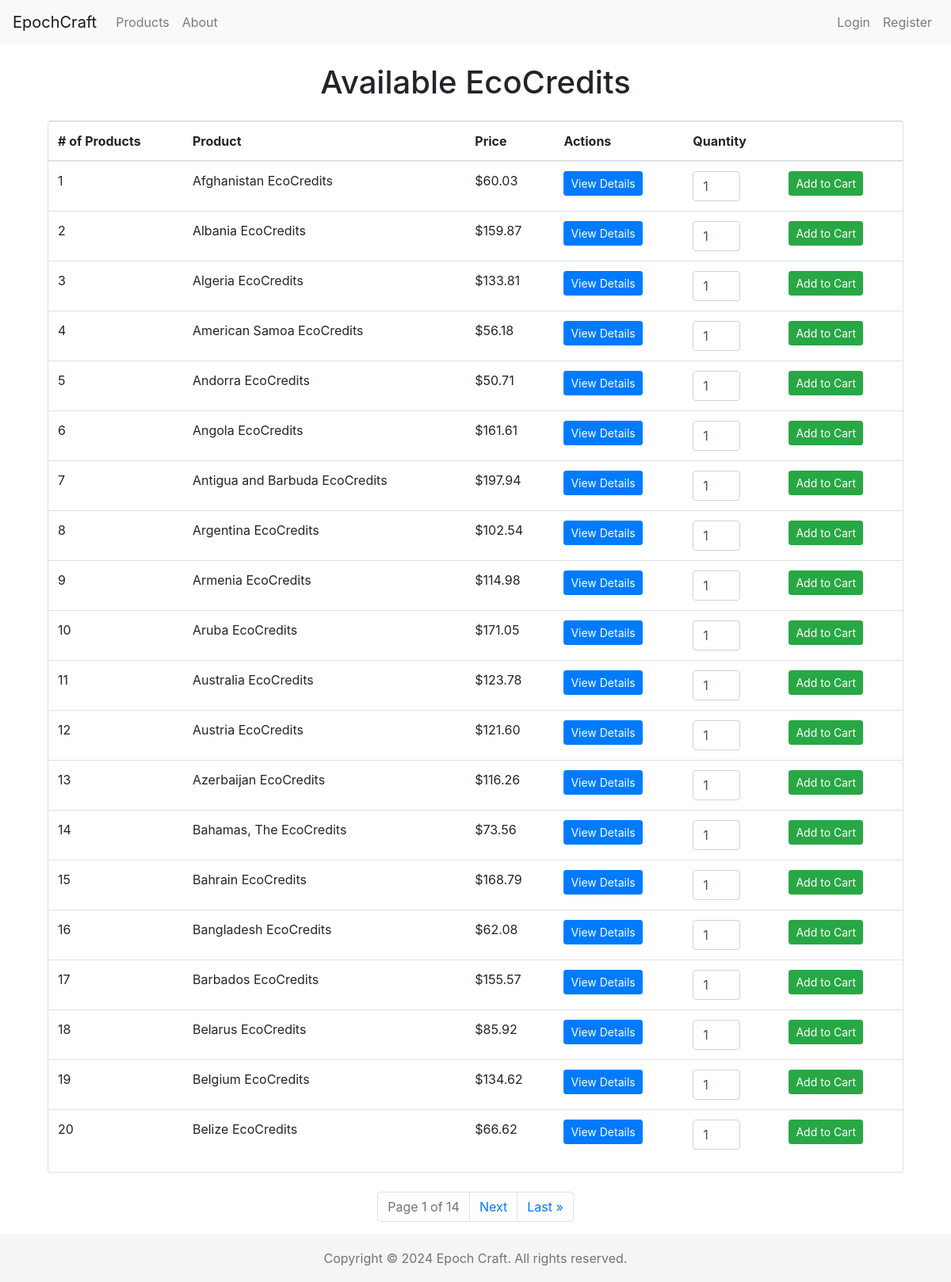
Screenshot of /products/ with the database file from the repository.
### cc_shop/models.py (models this page shows, shortened)
class Product(models.Model):
    country = models.ForeignKey(Country, on_delete=models.CASCADE, related_name='products')
    description = models.TextField()
    price = models.DecimalField(max_digits=10, decimal_places=2)
    type = models.CharField(max_length=50)   # Types could be like "Carbon Offset", "Renewable Energy Credit", etc

class Country(models.Model):
    country_code = models.CharField(max_length=3, primary_key=True)
    country_name = models.CharField(max_length=100)
    def __str__(self):
        return self.country_name

### cc_shop/views.py (the view)
# urls.py: path('products/', views.list_products, name='list_products'),
def list_products(request):
    query = request.GET.get('query', '').lower()
    if query:
        if 'ecocredits' in query:
            products = Product.objects.all().order_by('id')
        else:
            products = Product.objects.filter(country__country_name__icontains=query).order_by('id')  # Added ordering
    else:
        products = Product.objects.all().order_by('id')
    paginator = Paginator(products, 20)   # Show 20 products per page
    page_number = request.GET.get('page')
    try:
        products_page_obj = paginator.page(page_number)
    except PageNotAnInteger:
        products_page_obj = paginator.page(1)
    except EmptyPage:
        products_page_obj = paginator.page(paginator.num_pages)
    start_index = (products_page_obj.number - 1) * paginator.per_page + 1
    return render(request, 'list_products.html', {'products_page_obj': products_page_obj, 'start_index': start_index})

### cc_shop/templates/list_products.html (shortened to what this page needs)
{% extends 'base.html' %}
{% block content %}
<div class="container mt-4">
    <h1 class="text-center mb-4">Available EcoCredits</h1>
    <div class="card">
        <table class="table table-hover">
            <thead>
                <tr>
                    <th># of Products</th>
                    <th>Product</th>
                    <th>Price</th>
                    <th>Actions</th>
                    <th>Quantity</th>
                    <th></th>
                </tr>
            </thead>
            <tbody>
                {% for product in products_page_obj %}
                <tr>
                    <td>{{ start_index|add:forloop.counter0 }}</td>
                    <td>{{ product.country }} EcoCredits</td>
                    <td>${{ product.price }}</td>
                    <td><a href="{% url 'product_detail' product.id %}" class="btn btn-primary btn-sm" id="view-button">View Details</a></td>
                    <td>
                        <input type="number" name="quantity" value="1" min="1" max="99" class="form-control" style="width: 60px;">
                    </td>
                    <td>
                        <form action="{% url 'add_to_cart' product.id %}" method="post" class="d-inline">
                            <button type="submit" class="btn btn-success btn-sm">Add to Cart</button>
                        </form>
                    </td>
                </tr>
                {% empty %}
                <tr><td colspan="4">No products found.</td></tr>
                {% endfor %}
            </tbody>
        </table>
    </div>
    <div class="row justify-content-center mt-4">
        <nav aria-label="Page navigation">
            <ul class="pagination">
                <li class="page-item disabled"><a class="page-link" href="#">Page {{ products_page_obj.number }} of {{ products_page_obj.paginator.num_pages }}</a></li>
                {% if products_page_obj.has_next %}
                    <li class="page-item"><a class="page-link" href="?page={{ products_page_obj.next_page_number }}">Next</a></li>
                    <li class="page-item"><a class="page-link" href="?page={{ products_page_obj.paginator.num_pages }}">Last &raquo;</a></li>
                {% endif %}
            </ul>
        </nav>
    </div>
</div>
{% endblock %}

### cc_shop/templates/base.html (style rules this page uses)
html { position: relative; min-height: 100%; }
body { margin-bottom: 60px; }

### rows the page displays
Product: counter0 "1", country "Afghanistan", price "60.03"
Product: counter0 "2", country "Albania", price "159.87"
Product: counter0 "3", country "Algeria", price "133.81"
Product: counter0 "4", country "American Samoa", price "56.18"
Product: counter0 "5", country "Andorra", price "50.71"
Product: counter0 "6", country "Angola", price "161.61"
Product: counter0 "7", country "Antigua and Barbuda", price "197.94"
Product: counter0 "8", country "Argentina", price "102.54"
Product: counter0 "9", country "Armenia", price "114.98"
Product: counter0 "10", country "Aruba", price "171.05"
Product: counter0 "11", country "Australia", price "123.78"
Product: counter0 "12", country "Austria", price "121.60"
Product: counter0 "13", country "Azerbaijan", price "116.26"
Product: counter0 "14", country "Bahamas, The", price "73.56"
Product: counter0 "15", country "Bahrain", price "168.79"
Product: counter0 "16", country "Bangladesh", price "62.08"
Product: counter0 "17", country "Barbados", price "155.57"
Product: counter0 "18", country "Belarus", price "85.92"
Product: counter0 "19", country "Belgium", price "134.62"
Product: counter0 "20", country "Belize", price "66.62"

### other values shown
{{ products_page_obj.number }} "1"
{{ products_page_obj.paginator.num_pages }} "14"
